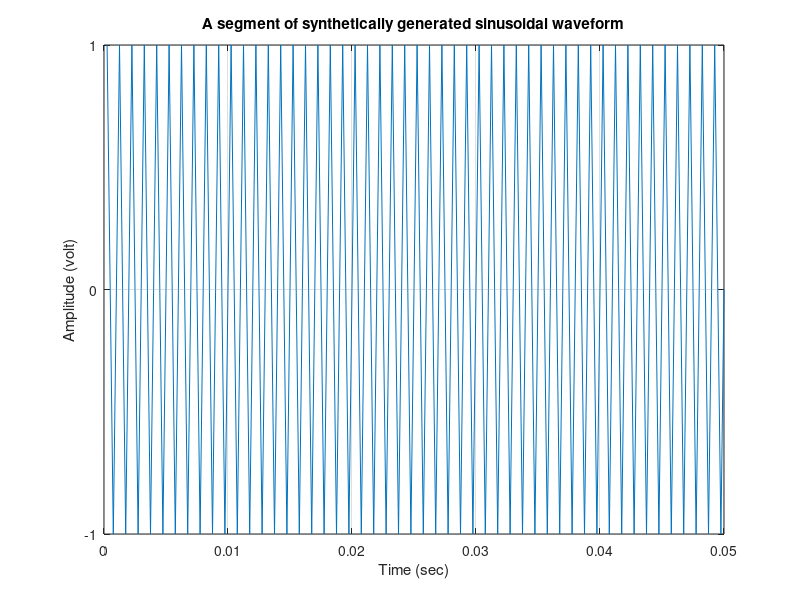
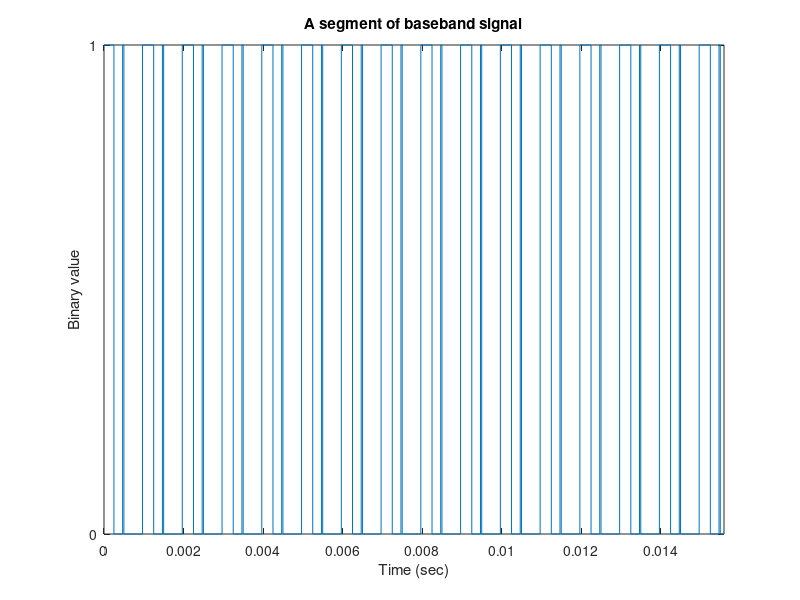

The MATLAB source for these figures, in order: (Note: this script raises an error after producing the figures.)
clear all;
close all;
clc;

% Parameters
f = 1000;         % Frequency of the audio signal
Fs = 4000;        % Sampling rate
t = 1/Fs : 1/Fs : 1; % Time vector for 1 second
Am = 1.0;         % Amplitude

% Generate original sinusoidal signal
signal = Am * sin(2*pi*f*t);
figure(1);
plot(t(1:200), signal(1:200))
set(gca,'ytick',[-1 0 1])
title('A segment of synthetically generated sinusoidal waveform')
grid on
xlabel('Time (sec)')
ylabel('Amplitude (volt)')

% Quantization parameters
maximumvalue = max(signal);
minimumvalue = min(signal);
interval = (maximumvalue - minimumvalue) / 255; % 256 levels
partition = minimumvalue:interval:maximumvalue;
codebook = (minimumvalue - interval):interval:maximumvalue;

% Quantize signal
[index, ~, ~] = quantiz(signal, partition, codebook);

% Convert quantized decimal values to binary bits (8 bits per sample)
indxtrn = index';
matrix = zeros(length(indxtrn),8);
for i = 1:length(indxtrn)
    matrix(i, :) = bitget(uint8(indxtrn(i)), 1:8);
end

% Transpose matrix to get bits in columns
matrixtps = matrix'; % 8 rows x 4000 columns

% Convert bit matrix into a serial baseband bitstream
baseband = reshape(matrixtps, [], 1); % 32000 bits (8*4000)
Tb = 1/32000;    % Bit duration
time = 0 : Tb : (length(baseband)-1)*Tb;

% Plot baseband signal segment
figure(2);
stairs(time(1:500), baseband(1:500))
title('A segment of baseband signal')
xlabel('Time (sec)')
ylabel('Binary value')
set(gca,'ytick',[0 1])
axis([0 time(500) 0 1])

% Convolutional Encoder Setup
input_to_Convolutional_encoder = baseband'; % Row vector
trellis = poly2trellis(7, [171 133]);
code = convenc(input_to_Convolutional_encoder, trellis); % Encoded bits

% Interleaving
interleaver_depth = 4831;
data_interleave = randintrlv(code, interleaver_depth);

% QPSK Modulation
M = 4;
k = log2(M);
% Ensure length is multiple of k
if mod(length(data_interleave), k) ~= 0
    data_interleave = [data_interleave zeros(1, k - mod(length(data_interleave), k))];
end
symbol = bi2de(reshape(data_interleave, k, length(data_interleave)/k).', 'left-msb');
qpsk_modulated_data = pskmod(symbol, M);

% QPSK Demodulation
qpsk_demodulated_symbol = pskdemod(qpsk_modulated_data, M);

% Symbol error calculation
[number, ratio] = symerr(symbol, qpsk_demodulated_symbol);
fprintf('Symbol errors: %d, Symbol error rate: %f\n', number, ratio);

% Convert demodulated symbols back to bits
retrieved_bits = de2bi(qpsk_demodulated_symbol, k, 'left-msb')';
retrieved_bits = reshape(retrieved_bits, [], 1);

% Deinterleaving
errors = zeros(size(retrieved_bits));
interleaved_with_errors = bitxor(retrieved_bits, errors);
data_deinterleave = randdeintrlv(interleaved_with_errors, interleaver_depth);

% Viterbi Decoding
tblen = 3;
decoded_bits = vitdec(data_deinterleave, trellis, tblen, 'cont', 'hard');

% Trim first tblen bits (due to decoding delay)
decoded_bits_trimmed = decoded_bits(tblen+1:end)';
baseband_trimmed = baseband(tblen+1:end)';

% Ensure vectors have same length for BER calculation
min_length = min(length(decoded_bits_trimmed), length(baseband_trimmed));
decoded_bits_trimmed = decoded_bits_trimmed(1:min_length);
baseband_trimmed = baseband_trimmed(1:min_length);

% Bit error rate after decoding
[~, ber1] = biterr(decoded_bits_trimmed, baseband_trimmed);
fprintf('Bit Error Rate after decoding: %f\n', ber1);

% Reshape trimmed decoded bits to 8-bit rows (bytes)
if mod(length(decoded_bits_trimmed), 8) ~= 0
    padding = zeros(1, 8 - mod(length(decoded_bits_trimmed), 8));
    decoded_bits_trimmed = [decoded_bits_trimmed padding];
end
decoded_matrix = reshape(decoded_bits_trimmed, 8, [])';

% Check if sizes match before BER check
if size(decoded_matrix,1) == size(matrixtps,2)
    [~, ber2] = biterr(decoded_matrix', matrixtps);
    fprintf('Bit Error Rate between decoded bits and original bit matrix: %f\n', ber2);
else
    fprintf('Size mismatch between decoded matrix (%d) and original bit matrix (%d).\n', ...
            size(decoded_matrix,1), size(matrixtps,2));
end

% Convert decoded bits to decimal values
int_decoded = bi2de(decoded_matrix(1:length(index),:));

% BER between decoded integers and quantization indices
[~, ber3] = biterr(int_decoded, index');
fprintf('Bit Error Rate between decoded integers and original quantized indices: %f\n', ber3);

% Reconstruct signal from decoded quantized levels
sample_value = minimumvalue + int_decoded * interval;

% Plot original and retrieved audio segments
figure(3);
subplot(2,1,1)
plot(t(1:100), signal(1:100));
set(gca, 'ytick', [-1 0 1])
axis([0 t(100) -1 1])
title('Original audio signal segment')
xlabel('Time (sec)')
ylabel('Amplitude')
grid on

subplot(2,1,2)
plot(t(1:100), sample_value(1:100));
set(gca, 'ytick', [-1 0 1])
axis([0 t(100) -1 1])
title('Retrieved audio signal segment after decoding')
xlabel('Time (sec)')
ylabel('Amplitude')
grid on